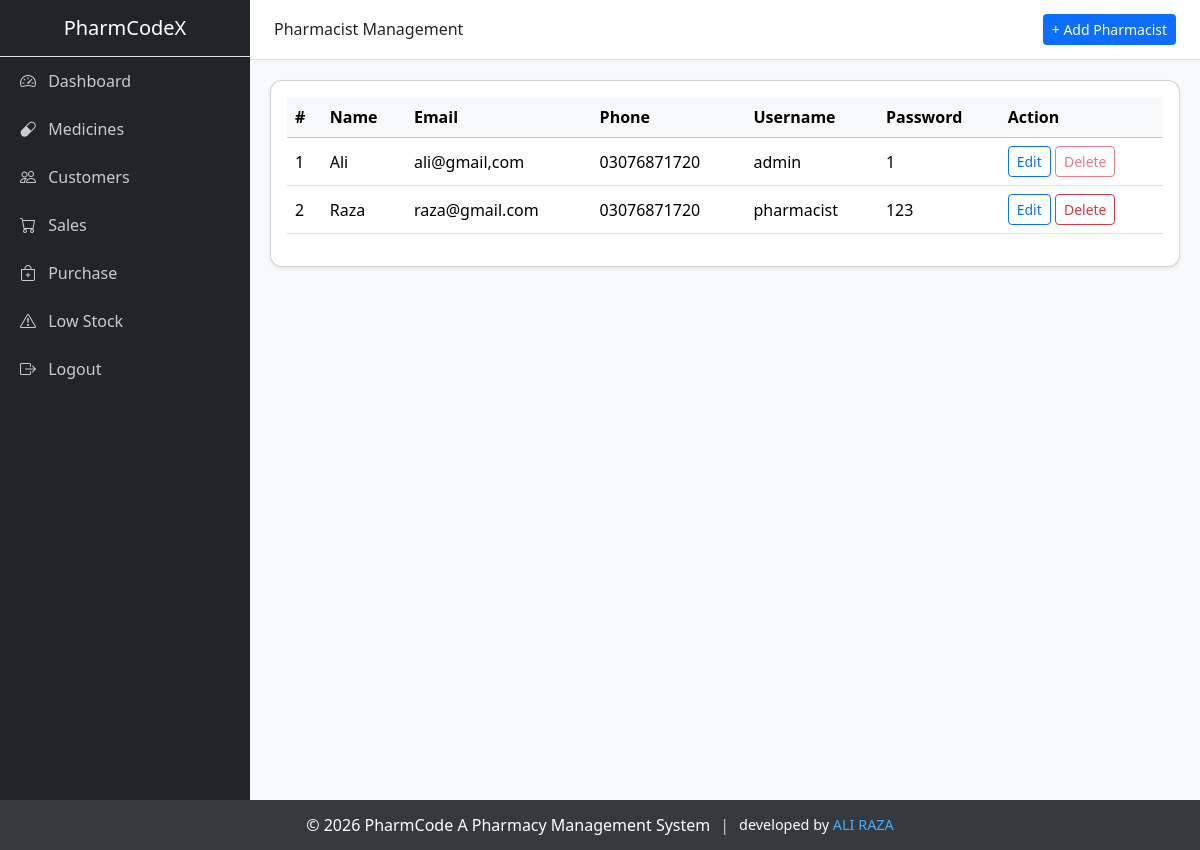
The app's page /admin/pharmacists.php, older data.
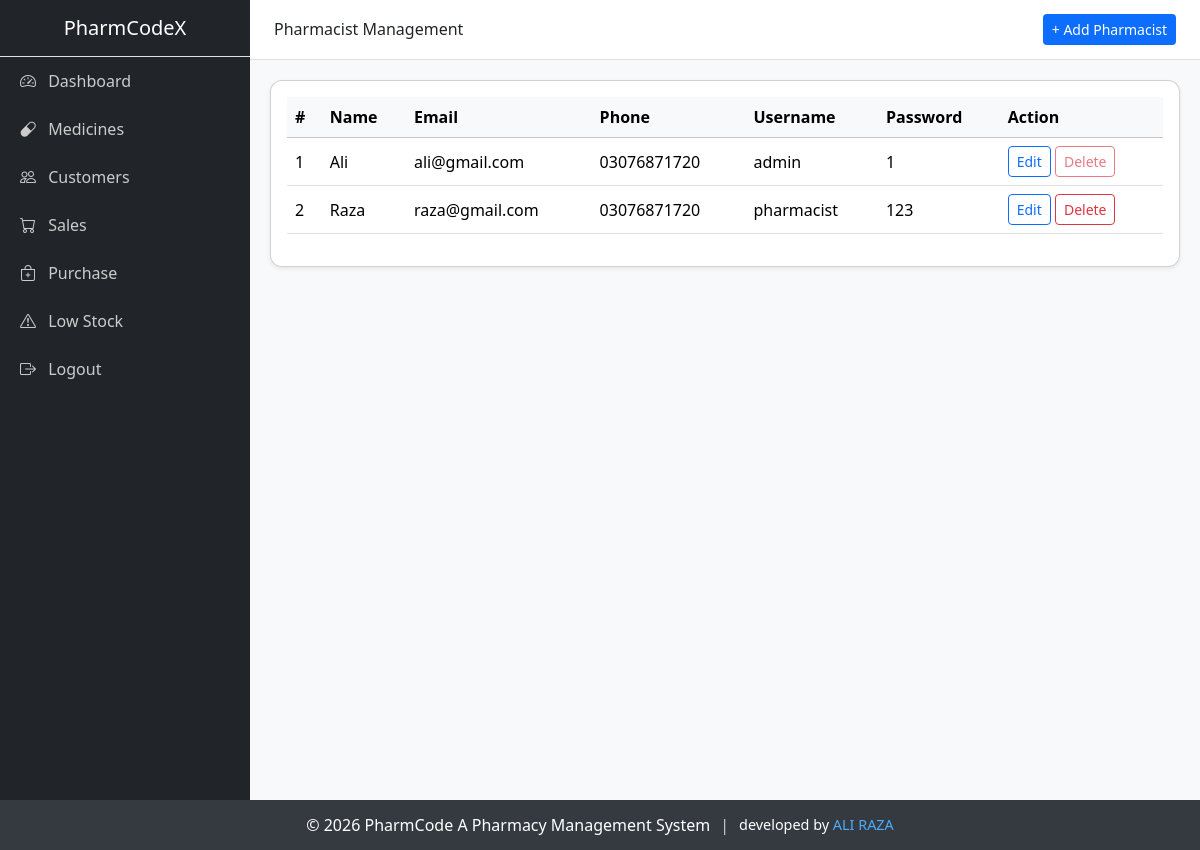
The same page, newer data.
### tables this page shows
CREATE TABLE `users` (
  `id` int(11) NOT NULL AUTO_INCREMENT,
  `name` varchar(40) NOT NULL,
  `email` varchar(50) NOT NULL,
  `phone` varchar(12) NOT NULL,
  `username` varchar(50) NOT NULL,
  `password` varchar(255) NOT NULL,
  `role` enum('admin','staff') NOT NULL,
  `created_at` timestamp NOT NULL DEFAULT current_timestamp(),
  PRIMARY KEY (`id`),
  UNIQUE KEY `username` (`username`)
);

### admin/pharmacists.php (the view, shortened to what this page needs)
<?php
include('../config/connection.php');
$sql = "SELECT * FROM users ORDER BY role ASC";
$result = $conn->query($sql);
?>
<!DOCTYPE html>
<html lang="en">
<head>
<link href="https://cdn.jsdelivr.net/npm/bootstrap@5.3.2/dist/css/bootstrap.min.css" rel="stylesheet">
</head>
<body>
<div class="d-flex">
<?php include('../includes/sidebar.php'); ?>
<div class="flex-grow-1">
<div class="topbar d-flex align-items-center justify-content-between px-4">
    <h6 class="mb-0">Pharmacist Management</h6>
    <button class="btn btn-sm" style="background:var(--primary-color);color:#fff"
            data-bs-toggle="modal" data-bs-target="#addPharmacistModal">
        + Add Pharmacist
    </button>
</div>
<div class="content">
<div class="card shadow-sm">
<div class="card-body">
<table class="table table-hover align-middle" id="pharmaTable">
<thead class="table-light">
<tr>
    <th>#</th>
    <th>Name</th>
    <th>Email</th>
    <th>Phone</th>
    <th>Username</th>
    <th>Password</th>
    <th>Action</th>
</tr>
</thead>
<tbody>
<?php $i=1; while($row=$result->fetch_assoc()): ?>
<tr data-id="<?= $row['id'] ?>">
    <td><?= $i++ ?></td>
    <td class="pname"><?= htmlspecialchars($row['name']) ?></td>
    <td class="pemail"><?= htmlspecialchars($row['email']) ?></td>
    <td class="pphone"><?= htmlspecialchars($row['phone']) ?></td>
    <td class="puser"><?= htmlspecialchars($row['username']) ?></td>
    <td class="ppassword"><?= htmlspecialchars($row['password']) ?></td>
    <td>
        <button class="btn btn-sm btn-outline-primary"
                onclick="openEditPharmacist(this)">Edit</button>
        <?php if ($row['role'] !== 'admin') { ?>
            <button class="btn btn-sm btn-outline-danger"
                    onclick="deletePharmacist(this)">Delete</button>
        <?php } else { ?>
            <button class="btn btn-sm btn-outline-danger" disabled
                    title="Admin account cannot be deleted">
                Delete
            </button>
        <?php } ?>
    </td>
</tr>
<?php endwhile; ?>
</tbody>
</table>
</div>
</div>
</div>
</div>
</div>
<?php include('../includes/footer.php'); ?>
</body>
</html>

Row changes from the older to the newer data that the page shows:
changed users "Ali": email "ali@gmail,com" → "ali@gmail.com"
